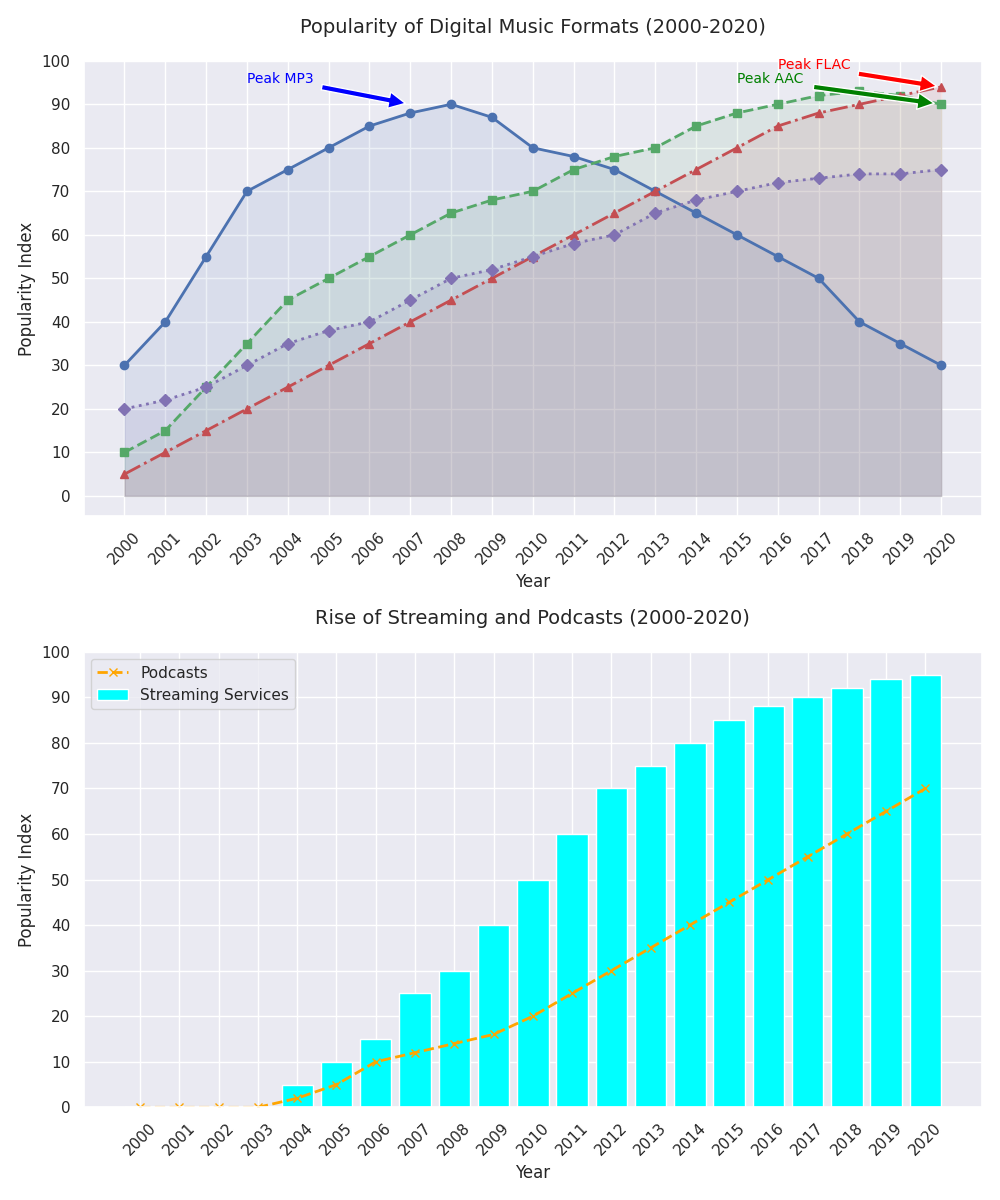

Write Python code to recreate this figure.
import matplotlib.pyplot as plt
import numpy as np

years = np.arange(2000, 2021)

mp3_popularity = [30, 40, 55, 70, 75, 80, 85, 88, 90, 87, 80, 78, 75, 70, 65, 60, 55, 50, 40, 35, 30]
aac_popularity = [10, 15, 25, 35, 45, 50, 55, 60, 65, 68, 70, 75, 78, 80, 85, 88, 90, 92, 93, 92, 90]
flac_popularity = [5, 10, 15, 20, 25, 30, 35, 40, 45, 50, 55, 60, 65, 70, 75, 80, 85, 88, 90, 92, 94]
wav_popularity = [20, 22, 25, 30, 35, 38, 40, 45, 50, 52, 55, 58, 60, 65, 68, 70, 72, 73, 74, 74, 75]
streaming_popularity = [0, 0, 0, 0, 5, 10, 15, 25, 30, 40, 50, 60, 70, 75, 80, 85, 88, 90, 92, 94, 95]
podcast_popularity = [0, 0, 0, 0, 2, 5, 10, 12, 14, 16, 20, 25, 30, 35, 40, 45, 50, 55, 60, 65, 70]

fig, ax = plt.subplots(nrows=2, ncols=1, figsize=(10, 12))

ax[0].plot(years, mp3_popularity, marker='o', linestyle='-', linewidth=2, color='b')
ax[0].plot(years, aac_popularity, marker='s', linestyle='--', linewidth=2, color='g')
ax[0].plot(years, flac_popularity, marker='^', linestyle='-.', linewidth=2, color='r')
ax[0].plot(years, wav_popularity, marker='D', linestyle=':', linewidth=2, color='m')
ax[0].fill_between(years, mp3_popularity, color='b', alpha=0.1)
ax[0].fill_between(years, aac_popularity, color='g', alpha=0.1)
ax[0].fill_between(years, flac_popularity, color='r', alpha=0.1)
ax[0].fill_between(years, wav_popularity, color='m', alpha=0.1)
ax[0].set_title('Popularity of Digital Music Formats (2000-2020)', fontsize=14, pad=20)
ax[0].set_xlabel('Year', fontsize=12)
ax[0].set_ylabel('Popularity Index', fontsize=12)
ax[0].set_xticks(years)
ax[0].set_xticklabels(years, rotation=45)
ax[0].set_yticks(np.arange(0, 101, 10))
ax[0].annotate('Peak MP3', xy=(2007, 90), xytext=(2003, 95), arrowprops=dict(facecolor='blue', shrink=0.05), fontsize=10, color='blue')
ax[0].annotate('Peak AAC', xy=(2020, 90), xytext=(2015, 95), arrowprops=dict(facecolor='green', shrink=0.05), fontsize=10, color='green')
ax[0].annotate('Peak FLAC', xy=(2020, 94), xytext=(2016, 98), arrowprops=dict(facecolor='red', shrink=0.05), fontsize=10, color='red')

ax[1].bar(years, streaming_popularity, color='cyan', label='Streaming Services')
ax[1].plot(years, podcast_popularity, marker='x', linestyle='--', linewidth=2, color='orange', label='Podcasts')
ax[1].set_title('Rise of Streaming and Podcasts (2000-2020)', fontsize=14, pad=20)
ax[1].set_xlabel('Year', fontsize=12)
ax[1].set_ylabel('Popularity Index', fontsize=12)
ax[1].set_xticks(years)
ax[1].set_xticklabels(years, rotation=45)
ax[1].set_yticks(np.arange(0, 101, 10))
ax[1].legend()

plt.tight_layout()
plt.show()
